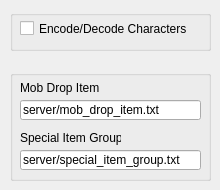
    <widget class="QWidget" name="tab_13">
     <attribute name="title">
      <string>Settings</string>
     </attribute>
     <widget class="QGroupBox" name="groupBox_19">
      <property name="geometry">
       <rect>
        <x>10</x>
        <y>10</y>
        <width>201</width>
        <height>41</height>
       </rect>
      </property>
      <property name="title">
       <string/>
      </property>
      <widget class="QCheckBox" name="setEncode">
       <property name="geometry">
        <rect>
         <x>10</x>
         <y>10</y>
         <width>181</width>
         <height>17</height>
        </rect>
       </property>
       <property name="text">
        <string>Encode/Decode Characters</string>
       </property>
      </widget>
     </widget>
     <widget class="QGroupBox" name="groupBox_20">
      <property name="geometry">
       <rect>
        <x>10</x>
        <y>70</y>
        <width>201</width>
        <height>111</height>
       </rect>
      </property>
      <widget class="QLineEdit" name="txtMDIp">
       <property name="geometry">
        <rect>
         <x>10</x>
         <y>30</y>
         <width>181</width>
         <height>20</height>
        </rect>
       </property>
       <property name="text">
        <string>server/mob_drop_item.txt</string>
       </property>
      </widget>
      <widget class="QLabel" name="label_51">
       <property name="geometry">
        <rect>
         <x>10</x>
         <y>10</y>
         <width>101</width>
         <height>16</height>
        </rect>
       </property>
       <property name="text">
        <string>Mob Drop Item</string>
       </property>
      </widget>
      <widget class="QLabel" name="label_65">
       <property name="geometry">
        <rect>
         <x>10</x>
         <y>60</y>
         <width>101</width>
         <height>16</height>
        </rect>
       </property>
       <property name="text">
        <string>Special Item Group</string>
       </property>
      </widget>
      <widget class="QLineEdit" name="txtSIGp">
       <property name="geometry">
        <rect>
         <x>10</x>
         <y>80</y>
         <width>181</width>
         <height>20</height>
        </rect>
       </property>
       <property name="text">
        <string>server/special_item_group.txt</string>
       </property>
      </widget>
     </widget>
    </widget>
